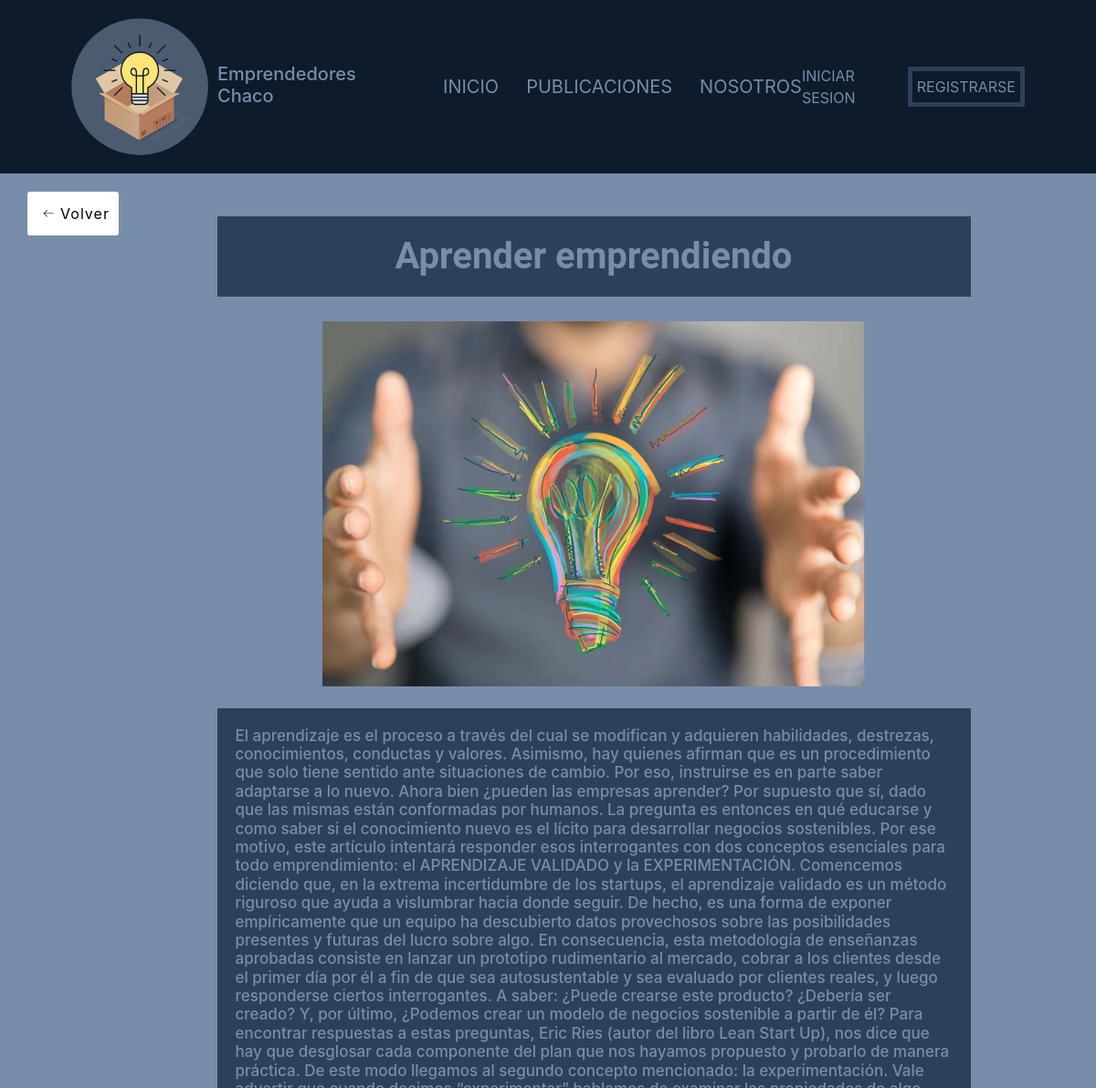
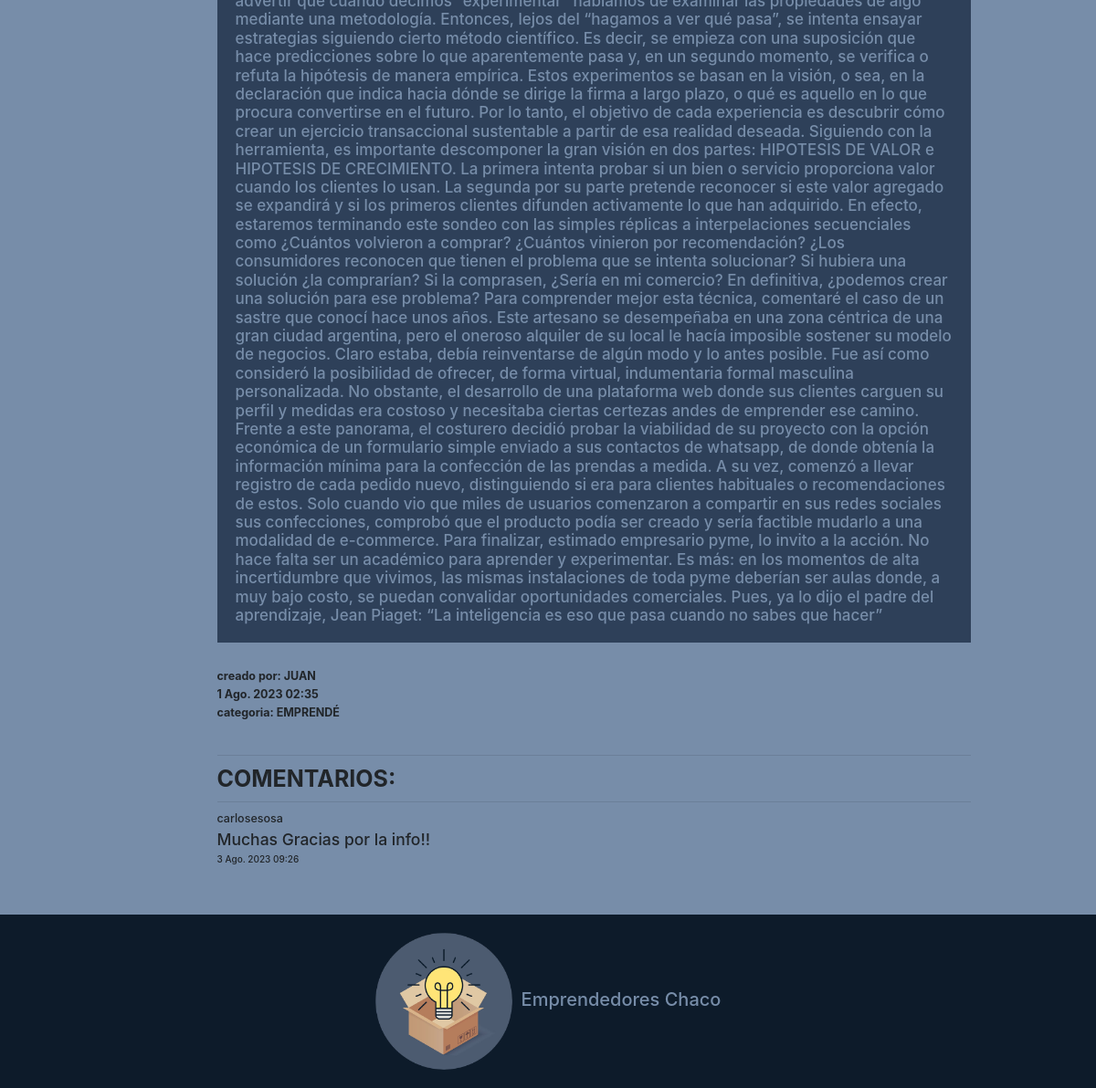
Page /publicaciones/Detalle/8 on the committed database (2 pictures, top to bottom).
### apps/publicaciones/models.py (models this page shows, shortened)
class Publicacion(models.Model):
    creado = models.DateTimeField('creado', auto_now_add=True)
    modificado = models.DateTimeField('modificado', auto_now=True)
    titulo = models.CharField(max_length = 250)
    contenido = models.TextField()
    autor = models.ForeignKey(User, on_delete = models.CASCADE)
    imagen = models.ImageField(upload_to = 'publicaciones')
    categoria = models.ForeignKey(Categoria, on_delete = models.CASCADE)
    def misComentarios(self):
        return self.comentario_set.all()

class Categoria(models.Model):
    nombre = models.CharField(max_length=80)
    def __str__(self):
        return self.nombre

### apps/comentarios/models.py (models this page shows, shortened)
class Comentario(models.Model):
    creado = models.DateTimeField('creado', auto_now_add=True)
    modificado = models.DateTimeField('modificado', auto_now=True)
    texto = models.TextField(max_length=600)
    usuario = models.ForeignKey(User, on_delete = models.CASCADE)
    publicacion = models.ForeignKey(Publicacion, on_delete = models.CASCADE)

### apps/publicaciones/views.py (the view)
# urls.py: path('Detalle/<int:pk>', views.DetallePublicacionF, name="detalle_publicacion"),
def DetallePublicacionF(request, pk):
    ctx = {}
    publi = Publicacion.objects.get(id = pk)
    ctx['publicacion'] = publi
    return render(request, 'publicaciones/detalle.html', ctx)

### templates/publicaciones/detalle.html (shortened to what this page needs)
{% extends 'base.html' %}
{% block contenido %}
<div class="container">
    <div class="row mt-3">
        <div>
            <a class="volver-atras" href="{% url 'publicaciones:listar_publicaciones' %}">
                <button class="back-button">
                    <span>Volver</span>
                </button>
            </a>
        </div>
        <div class="col-md-9 mx-auto mb-5">
            <div>
                <h1 class="titulo-publicacion" style="font-size: 40px;font-weight: bold;">{{publicacion.titulo}}</h1>
                <div class="centrar contenedor">
                    <img class="imagen-publicacion" src="{{publicacion.imagen.url}}">
                </div>
                <br>
                <h4 class="info-publicacion">{{publicacion.contenido}}</h4>
                <br>
                <h5 style="font-weight: bold;">creado por: {{publicacion.autor|upper}}</h5>
                <h5 style="font-weight: bold;">{{publicacion.modificado}}</h5>
                <h5 style="font-weight: bold;">categoria: {{publicacion.categoria|upper}}</h5>
                <br>
            </div>
            <div>
                <hr>
                <h3 style="font-size: 25px;font-weight: bold;">COMENTARIOS:</h3>
                <div>
                    <hr>
                    {% for com in publicacion.misComentarios %}
                    <div>
                        <h5>{{com.usuario}}</h5>
                        <h3>{{com.texto}}</h3>
                        <h6>{{com.modificado}}</h6>
                    </div>
                    {% endfor %}
                </div>
            </div>
        </div>
    </div>
    {% endblock contenido %}

### static/css/main.css (style rules this page uses)
body { font-family: 'Roboto', sans-serif; }
h1 { font-family: 'Roboto', sans-serif; }

### static/css/buttons.css (style rules this page uses)
a, a:link, a:visited, a:active { text-decoration: none; }
.back-button { display: flex; height: 3em; width: 100px; align-items: center; justify-content: center; background-color: #eeeeee4b; border-radius: 3px; letter-spacing: 1px; transition: all 0.2s linear; cursor: pointer; border: none; background: #fff; }
.back-button > svg { margin-right: 5px; margin-left: 5px; font-size: 20px; transition: all 0.4s ease-in; }

### static/css/style.css (style rules this page uses)
:root { --color_principal: #0D1B2A; --color_secundario: #778DA9; --fondo: #2E4059; --blanco: #E0E1DD; }
html { box-sizing: border-box; font-size: 62.5%; }
*, *:before, *:after { box-sizing: inherit; }
body { background-color: var(--color_secundario); font-size: 1.6rem; line-height: 1.5; padding: 0; margin: 0; }
a, a:link, a:visited, a:active { text-decoration:none; }
.contenedor { width: min(90%, 120rem); margin: 0 auto; }
.centrar { display: flex; justify-content: center; align-items: center; }
.imagen-publicacion { width: 80%; height: 40rem; margin: 0 auto; }
.titulo-publicacion { background-color: var(--fondo); color: var(--color_secundario); padding: 2rem; text-align: center; }
.info-publicacion { background-color: var(--fondo); color: var(--color_secundario); padding: 2rem; font-size: 1.7rem; }

### rows in the picture
Publicacion: titulo "Aprender emprendiendo", imagen (picture), contenido "El aprendizaje es el proceso a través del cual se modifican y adquieren habilidades, destrezas, conocimientos, conductas y valores. Asimismo, hay quienes afirman que es un procedimiento que solo tiene sentido ante situaciones de cambio. Por eso, instruirse es en parte saber adaptarse a lo nuevo. Ahora bien ¿pueden las empresas aprender? Por supuesto que sí, dado que las mismas están conformadas por humanos. La pregunta es entonces en qué educarse y como saber si el conocimiento nuevo es el lícito para desarrollar negocios sostenibles. Por ese motivo, este artículo intentará responder esos interrogantes con dos conceptos esenciales para todo emprendimiento: el APRENDIZAJE VALIDADO y la…", autor "JUAN", modificado "1 Ago. 2023 02:35", categoria "EMPRENDÉ"
Comentario: usuario "carlosesosa", texto "Muchas Gracias por la info!!", modificado "3 Ago. 2023 09:26"
